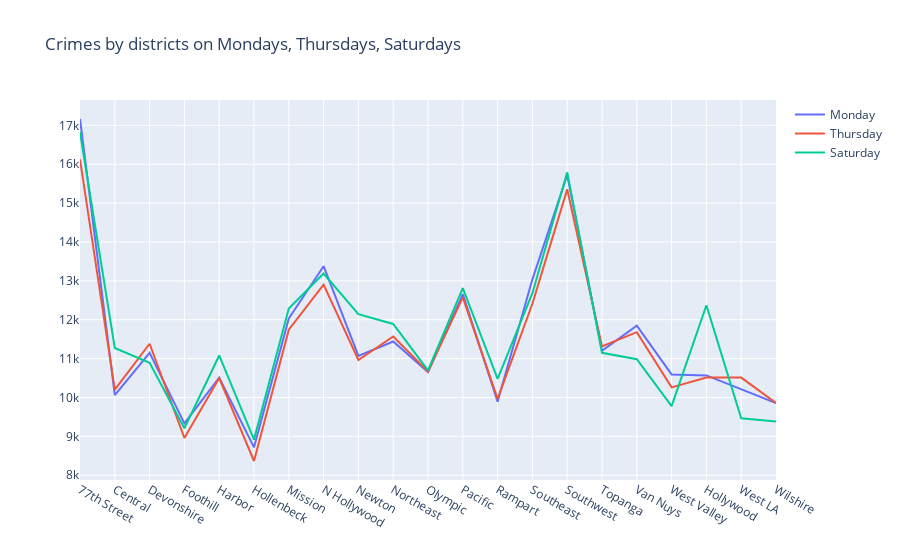

The code cell stored with this chart in its notebook:
### Markdown cell above
**5.1. Сравнение количества преступлений по дням недели и районам: построить линейный график для трех любых районов;**

### Code cell
#here I manually created three different traces to make plots
#here we can use dataframe from task2
day1 = 'Monday'
day2 = 'Thursday'
day3 = 'Saturday'
trace0 = go.Scatter(x=df_task2.index, y=df_task2[day1], name=day1)
trace1 = go.Scatter(x=df_task2.index, y=df_task2[day2], name=day2)
trace2 = go.Scatter(x=df_task2.index, y=df_task2[day3], name=day3)

data = [trace0, trace1, trace2]
layout = {'title': 'Crimes by districts on ' + day1 + 's, ' + day2 + 's, ' + day3 + 's'}
fig = go.Figure(data=data, layout=layout)
iplot(fig, show_link=False)

### Figure 1 — Plotly figure (JSON) as saved in the notebook; plotly's stock layout.template omitted (floating-point values rounded to 4 significant figures)
{"data": [{"name": "Monday", "type": "scatter", "x": ["77th Street", "Central", "Devonshire", "Foothill", "Harbor", "Hollenbeck", "Mission", "N Hollywood", "Newton", "Northeast", "Olympic", "Pacific", "Rampart", "Southeast", "Southwest", "Topanga", "Van Nuys", "West Valley", "Hollywood", "West LA", "Wilshire"], "y": [17163, 10060, 11149, 9333, 10509, 8718, 12031, 13377, 11069, 11440, 10655, 12659, 9894, 13040, 15724, 11201, 11847, 10594, 10568, 10204, 9859]}, {"name": "Thursday", "type": "scatter", "x": ["77th Street", "Central", "Devonshire", "Foothill", "Harbor", "Hollenbeck", "Mission", "N Hollywood", "Newton", "Northeast", "Olympic", "Pacific", "Rampart", "Southeast", "Southwest", "Topanga", "Van Nuys", "West Valley", "Hollywood", "West LA", "Wilshire"], "y": [16127, 10205, 11383, 8959, 10499, 8367, 11745, 12903, 10964, 11570, 10667, 12576, 9965, 12412, 15354, 11313, 11680, 10261, 10514, 10512, 9858]}, {"name": "Saturday", "type": "scatter", "x": ["77th Street", "Central", "Devonshire", "Foothill", "Harbor", "Hollenbeck", "Mission", "N Hollywood", "Newton", "Northeast", "Olympic", "Pacific", "Rampart", "Southeast", "Southwest", "Topanga", "Van Nuys", "West Valley", "Hollywood", "West LA", "Wilshire"], "y": [16825, 11275, 10891, 9208, 11081, 8917, 12287, 13189, 12144, 11892, 10696, 12812, 10477, 12683, 15791, 11150, 10985, 9778, 12373, 9465, 9383]}], "layout": {"title": {"text": "Crimes by districts on Mondays, Thursdays, Saturdays"}}}
